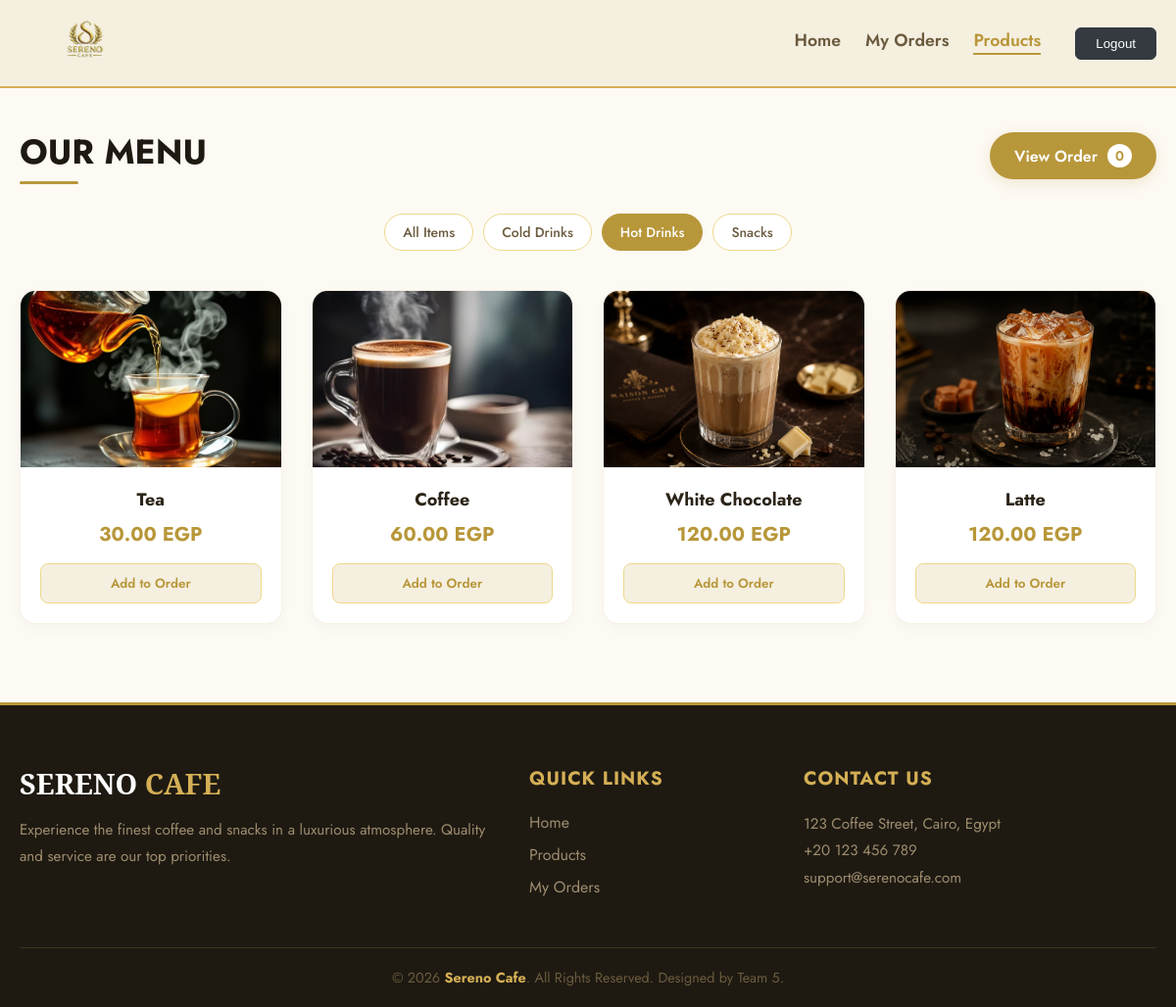
The app's page /user/products?category=1 (signed in) with its own data.
### tables this page shows
CREATE TABLE `categories` (
    `id` INT AUTO_INCREMENT PRIMARY KEY,
    `name` VARCHAR(100) NOT NULL UNIQUE
);

CREATE TABLE `products` (
    `id` INT AUTO_INCREMENT PRIMARY KEY,
    `name` VARCHAR(100) NOT NULL,
    `price` DECIMAL(10, 2) NOT NULL,
    `category_id` INT NOT NULL,
    `image` VARCHAR(255) NULL,
    `status` ENUM('available', 'unavailable') DEFAULT 'available',
    FOREIGN KEY (`category_id`) REFERENCES `categories`(`id`) ON DELETE CASCADE
);

### Core/functions.php (called while the page is built, shortened)
<?php
function base_path($path)
{
    return BASE_PATH . $path;
}
function view($path, $attributes = [])
{
    extract($attributes);
    require base_path("views/{$path}");
}

### controllers/user/products.php (called while the page is built, shortened)
<?php
class UserProductsController
{
    private $db;
    public function __construct()
    {
        $config = require base_path('config.php');
        $this->db = new Database($config['database']);
    }
    public function index()
    {
        $categories = $this->db->query("SELECT * FROM categories")->get();
        $query = "
            SELECT p.*, c.name as category_name
            FROM products p
            JOIN categories c ON p.category_id = c.id
            WHERE p.status = 'available'
        ";
        $params = [];
        if (isset($_GET['category']) && !empty($_GET['category'])) {
            $query .= " AND p.category_id = :category_id";
            $params[':category_id'] = $_GET['category'];
        }
        $products = $this->db->query($query, $params)->get();
        view('user/products.view.php', [
            'products' => $products,
            'categories' => $categories
        ]);
    }
}
$controller = new UserProductsController();
$controller->index();

### public/index.php (called while the page is built, shortened)
<?php
require_once BASE_PATH . "Core/functions.php";
spl_autoload_register(function ($class) {
    $class = str_replace("\\", "/", $class);
});
$router = new Router();
$url = parse_url($_SERVER['REQUEST_URI'], PHP_URL_PATH);
$method = $_POST['_method'] ?? $_SERVER['REQUEST_METHOD'];
$router->route($url, $method);

### config.php (called while the page is built)
<?php
return [
    "database" => [
        "host" => "127.0.0.1",
        "port" => 3306,
        "dbname" => "cafeteria_app",
        "username" => "root",
        "password" => "",
        "charset" => "utf8mb4"
    ],
];

### Core/Database.php (called while the page is built, shortened)
<?php
class Database
{
    public $connection;
    public $statement;
    public function __construct($config)
    {
        $username = $config['username'] ?? 'root';
        $password = $config['password'] ?? '';
        $dsn = "mysql:host=" . $config['host'] . ";port=" . $config['port'] . ";dbname=" . $config['dbname'] . ";charset=" . $config['charset'];
        try {
            $this->connection = new PDO($dsn, $username, $password, [
                PDO::ATTR_DEFAULT_FETCH_MODE => PDO::FETCH_ASSOC,
                PDO::ATTR_ERRMODE => PDO::ERRMODE_EXCEPTION
            ]);
        } catch (PDOException $e) {
            die("Connection Failed: " . $e->getMessage());
        }
    }
    public function query($query, $params = [])
    {
        $this->statement = $this->connection->prepare($query);
        $this->statement->execute($params);
        return $this;
    }
    public function get()
    {
        return $this->statement->fetchAll();
    }
}

### views/user/products.view.php (the view, shortened to what this page needs)
<?php
require base_path("views/partials/head.php");
require base_path("views/partials/nav.php");
?>
<main class="products-container">
   <div class="products-header">
      <h1 class="products-title">Our Menu</h1>
      <a href="/order" class="btn-cart">
         <span>View Order</span>
         <span class="cart-count" id="cart-count">0</span>
      </a>
   </div>
   <div class="category-filter">
      <a href="/user/products" class="filter-link <?= !isset($_GET['category']) ? 'active' : '' ?>">All Items</a>
      <?php foreach ($categories as $category) : ?>
         <a href="/user/products?category=<?= $category['id'] ?>"
            class="filter-link <?= (isset($_GET['category']) && $_GET['category'] == $category['id']) ? 'active' : '' ?>">
            <?= htmlspecialchars($category['name']) ?>
         </a>
      <?php endforeach; ?>
   </div>
   <div class="products-grid">
      <?php if (empty($products)) : ?>
         <div class="no-products">
            <h3>No products found in this category.</h3>
         </div>
      <?php else : ?>
         <?php foreach($products as $product) : ?>
            <div class="product-card">
               <div class="product-image-wrapper">
                  <img src="/images/<?= $product['image'] ?: 'default-coffee.png' ?>"
                       alt="<?= htmlspecialchars($product['name']) ?>">
               </div>
               <div class="product-info">
                  <h3 class="product-name"><?= htmlspecialchars($product['name']) ?></h3>
                  <div class="product-price"><?= number_format($product['price'], 2) ?> EGP</div>
                  <button class="btn-add-order"
                          onclick="addToOrder(<?= $product['id'] ?>, '<?= htmlspecialchars($product['name']) ?>', <?= $product['price'] ?>)">
                     Add to Order
                  </button>
               </div>
            </div>
         <?php endforeach; ?>
      <?php endif; ?>
   </div>
</main>
<?php require base_path("views/partials/footer.php"); ?>

### Core/Router.php (shortened to what this page needs)
<?php
class Router
{
    protected $routes = [];
    public function add($method, $url, $controller)
    {
        $this->routes[] = [
            "url"        => $url,
            "controller" => $controller,
            "method"     => $method
        ];
    }
    public function route($url, $method)
    {
        foreach ($this->routes as $route) {
            if ($route["url"] === $url && $route["method"] === strtoupper($method)) {
                return require base_path($route["controller"]);
            }
        }
    }
}

### public/css/style.css (style rules this page uses)
html, body { scroll-behavior: smooth; }
:root { --gold: #B8973A; --gold-light: #D4AF55; --gold-pale: #EDD98A; --gold-faint: #F7F0DC; --beige: #F5EFE0; --beige-dark: #E8DEC8; --cream: #FDFAF4; --white: #FFFFFF; --dark: #1E1A12; --text-dark: #2C2418; --text-mid: #6B5B3E; --text-light: #9E8C6E; --shadow: 0 4px 20px rgba(0,0,0,0.08); }
* { margin: 0; padding: 0; box-sizing: border-box; }
body { background-color: var(--cream); font-family: 'Jost', sans-serif; }

### views/user/products.view.php (style rules this page uses)
:root { --gold: #B8973A; --gold-lt: #D4AF55; --gold-dk: #EDD98A; --bg: #FDFAF4; --surface: #F5EFE0; --card: #FFFFFF; --border: rgba(184,151,58,.25); --border-lt: rgba(184,151,58,.12); --text: #2C2418; --muted: #6B5B3E; --green: #4CAF8A; --dark: #1E1A12; --white: #FFFFFF; }
.products-container { max-width: 1200px; margin: 40px auto; padding: 0 20px; direction: ltr; }
.products-header { display: flex; justify-content: space-between; align-items: center; margin-bottom: 30px; flex-wrap: wrap; gap: 20px; }
.products-title { color: var(--dark); font-size: 35px; text-transform: uppercase; position: relative; margin: 0; }
.products-title::after { content: ''; display: block; width: 60px; height: 3px; background: var(--gold); margin-top: 5px; border-radius: 2px; }
.btn-cart { background: var(--gold); color: var(--white); text-decoration: none; padding: 12px 25px; border-radius: 30px; font-weight: 600; display: flex; align-items: center; gap: 10px; transition: 0.3s; box-shadow: 0 4px 15px rgba(184, 151, 58, 0.2); }
.cart-count { background: var(--white); color: var(--gold); padding: 2px 8px; border-radius: 50%; font-size: 14px; }
.category-filter { display: flex; justify-content: center; gap: 10px; margin-bottom: 40px; flex-wrap: wrap; }
.filter-link { text-decoration: none; color: var(--muted); padding: 8px 18px; border: 1px solid var(--gold-pale); border-radius: 20px; font-size: 14px; font-weight: 500; transition: 0.3s; background: var(--white); }
.filter-link:hover, .filter-link.active { background: var(--gold); color: var(--white); border-color: var(--gold); }
.products-grid { display: grid; grid-template-columns: repeat(auto-fill, minmax(250px, 1fr)); gap: 30px; }
.product-card { background-color: var(--white); border: 1px solid var(--border-lt); border-radius: 16px; overflow: hidden; box-shadow: 0 4px 15px rgba(0,0,0,0.03); transition: 0.3s; display: flex; flex-direction: column; }
.product-image-wrapper { width: 100%; height: 180px; background-color: var(--bg); overflow: hidden; }
.product-card img { width: 100%; height: 100%; object-fit: cover; transition: 0.5s; }
.product-info { padding: 20px; text-align: center; }
.product-name { font-size: 18px; color: var(--text); margin: 0 0 8px 0; font-weight: bold; }
.product-price { font-size: 20px; color: var(--gold); font-weight: 700; margin-bottom: 15px; }
.btn-add-order { width: 100%; background: var(--surface); color: var(--gold); border: 1px solid var(--gold-pale); padding: 10px; border-radius: 8px; cursor: pointer; font-weight: 600; font-family: 'Jost', sans-serif; transition: 0.3s; }

### records on screen
categories: name "Cold Drinks"
categories: name "Hot Drinks"
categories: name "Snacks"
products: image (picture), name "Tea", price "30.00"
products: image (picture), name "Coffee", price "60.00"
products: image+name (picture), name "White Chocolate", price "120.00"
products: image (picture), name "Latte", price "120.00"
